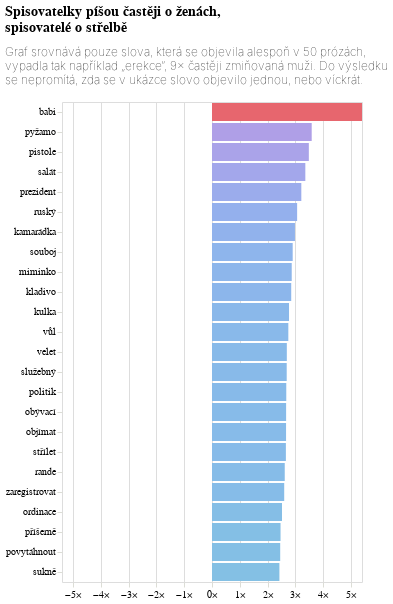

The notebook cell saved with this chart:
### Code cell
max_abs_value = max(abs(do_grafu['rozdíl'].max()), abs(do_grafu['rozdíl'].min()))

mz_graf = alt.Chart(do_grafu, title={'text': titulek, 'subtitle': podtitulek}, width=300).mark_bar().encode(
    alt.X("rozdíl:Q", title=None, axis=alt.Axis(labelExpr="datum.label + '×'", domainOpacity=0, tickColor='#DCDDD6'), scale=alt.Scale(domain=[-max_abs_value, max_abs_value])),
    alt.Y('slovo:N', sort='-x', title=None, axis=alt.Axis(tickColor='#DCDDD6', domainOpacity=0)),
    alt.Color("rozdíl:Q", legend=None, scale=alt.Scale(range=['#84c0e4','#E7666E']))

)

mz_graf

### Figure 1 — Vega-Lite specification as saved in the notebook (floating-point values rounded to 4 significant figures)
{"config": {"title": {"font": "Noticia Text", "fontSize": 14, "anchor": "start", "fontWeight": "bolder", "subtitleFont": "Noticia Text", "subtitleFontSize": 12, "subtitleFontWeight": "lighter", "subtitlePadding": 12, "dy": -12}, "axis": {"labelFont": "Asap", "titleFont": "Asap", "fontWeight": "lighter", "titleFontWeight": "lighter", "labelFontSize": 10, "titleFontSize": 10, "labelPadding": 2, "titlePadding": 10}, "legend": {"labelFont": "Asap", "labelFontWeight": "normal", "titleFont": "Asap", "titleFontWeight": "normal", "labelFontSize": 10, "titleFontSize": 10}}, "data": {"name": "data-7a9d6f2725d618a7e08d621526393f2f"}, "mark": {"type": "bar"}, "encoding": {"color": {"field": "rozdíl", "legend": null, "scale": {"range": ["#84c0e4", "#E7666E"]}, "type": "quantitative"}, "x": {"axis": {"domainOpacity": 0, "labelExpr": "datum.label + '×'", "tickColor": "#DCDDD6"}, "field": "rozdíl", "scale": {"domain": [-5.405, 5.405]}, "title": null, "type": "quantitative"}, "y": {"axis": {"domainOpacity": 0, "tickColor": "#DCDDD6"}, "field": "slovo", "sort": "-x", "title": null, "type": "nominal"}}, "title": {"text": ["Spisovatelky píšou častěji o ženách,", "spisovatelé o střelbě"], "subtitle": ["Graf srovnává pouze slova, která se objevila alespoň v 50 prózách,", "vypadla tak například „erekce“, 9× častěji zmiňovaná muži. Do výsledku", "se nepromítá, zda se v ukázce slovo objevilo jednou, nebo víckrát."]}, "width": 300, "$schema": "https://vega.github.io/schema/vega-lite/v5.8.0.json", "datasets": {"data-7a9d6f2725d618a7e08d621526393f2f": [{"slovo": "babi", "rozdíl": 5.405, "mz": "ženské autorky"}, {"slovo": "pyžamo", "rozdíl": 3.592, "mz": "ženské autorky"}, {"slovo": "salát", "rozdíl": 3.363, "mz": "ženské autorky"}, {"slovo": "kamarádka", "rozdíl": 2.989, "mz": "ženské autorky"}, {"slovo": "miminko", "rozdíl": 2.873, "mz": "ženské autorky"}, {"slovo": "obývací", "rozdíl": 2.671, "mz": "ženské autorky"}, {"slovo": "objímat", "rozdíl": 2.668, "mz": "ženské autorky"}, {"slovo": "rande", "rozdíl": 2.621, "mz": "ženské autorky"}, {"slovo": "ordinace", "rozdíl": 2.522, "mz": "ženské autorky"}, {"slovo": "příšerně", "rozdíl": 2.47, "mz": "ženské autorky"}, {"slovo": "povytáhnout", "rozdíl": 2.458, "mz": "ženské autorky"}, {"slovo": "sukně", "rozdíl": 2.429, "mz": "ženské autorky"}, {"slovo": "zaregistrovat", "rozdíl": 2.602, "mz": "mužští autoři"}, {"slovo": "střílet", "rozdíl": 2.662, "mz": "mužští autoři"}, {"slovo": "politik", "rozdíl": 2.676, "mz": "mužští autoři"}, {"slovo": "služebný", "rozdíl": 2.692, "mz": "mužští autoři"}, {"slovo": "velet", "rozdíl": 2.696, "mz": "mužští autoři"}, {"slovo": "vůl", "rozdíl": 2.751, "mz": "mužští autoři"}, {"slovo": "kulka", "rozdíl": 2.775, "mz": "mužští autoři"}, {"slovo": "kladivo", "rozdíl": 2.855, "mz": "mužští autoři"}, {"slovo": "souboj", "rozdíl": 2.907, "mz": "mužští autoři"}, {"slovo": "ruský", "rozdíl": 3.067, "mz": "mužští autoři"}, {"slovo": "prezident", "rozdíl": 3.218, "mz": "mužští autoři"}, {"slovo": "pistole", "rozdíl": 3.489, "mz": "mužští autoři"}]}}
